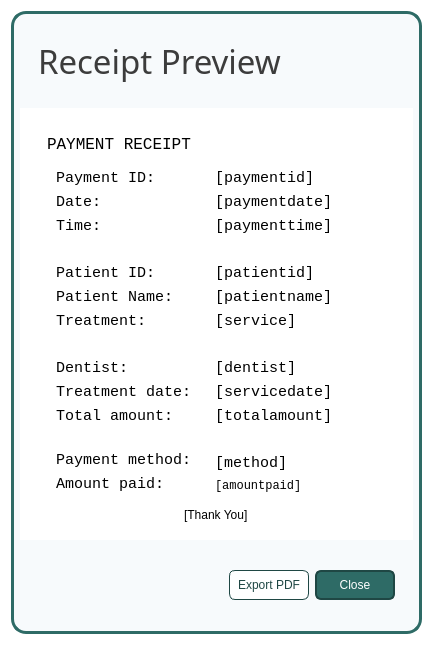
<?xml version="1.0" encoding="UTF-8"?>
<ui version="4.0">
 <class>popup_receipt</class>
 <widget class="QDialog" name="popup_receipt">
  <property name="windowModality">
   <enum>Qt::WindowModality::ApplicationModal</enum>
  </property>
  <property name="geometry">
   <rect>
    <x>0</x>
    <y>0</y>
    <width>393</width>
    <height>645</height>
   </rect>
  </property>
  <property name="palette">
   <palette>
    <active>
     <colorrole role="WindowText">
      <brush brushstyle="SolidPattern">
       <color alpha="255">
        <red>0</red>
        <green>0</green>
        <blue>0</blue>
       </color>
      </brush>
     </colorrole>
     <colorrole role="Button">
      <brush brushstyle="SolidPattern">
       <color alpha="255">
        <red>255</red>
        <green>255</green>
        <blue>255</blue>
       </color>
      </brush>
     </colorrole>
     <colorrole role="Light">
      <brush brushstyle="SolidPattern">
       <color alpha="255">
        <red>255</red>
        <green>255</green>
        <blue>255</blue>
       </color>
      </brush>
     </colorrole>
     <colorrole role="Midlight">
      <brush brushstyle="SolidPattern">
       <color alpha="255">
        <red>255</red>
        <green>255</green>
        <blue>255</blue>
       </color>
      </brush>
     </colorrole>
     <colorrole role="Dark">
      <brush brushstyle="SolidPattern">
       <color alpha="255">
        <red>127</red>
        <green>127</green>
        <blue>127</blue>
       </color>
      </brush>
     </colorrole>
     <colorrole role="Mid">
      <brush brushstyle="SolidPattern">
       <color alpha="255">
        <red>170</red>
        <green>170</green>
        <blue>170</blue>
       </color>
      </brush>
     </colorrole>
     <colorrole role="Text">
      <brush brushstyle="SolidPattern">
       <color alpha="255">
        <red>0</red>
        <green>0</green>
        <blue>0</blue>
       </color>
      </brush>
     </colorrole>
     <colorrole role="BrightText">
      <brush brushstyle="SolidPattern">
       <color alpha="255">
        <red>255</red>
        <green>255</green>
        <blue>255</blue>
       </color>
      </brush>
     </colorrole>
     <colorrole role="ButtonText">
      <brush brushstyle="SolidPattern">
       <color alpha="255">
        <red>0</red>
        <green>0</green>
        <blue>0</blue>
       </color>
      </brush>
     </colorrole>
     <colorrole role="Base">
      <brush brushstyle="SolidPattern">
       <color alpha="255">
        <red>255</red>
        <green>255</green>
        <blue>255</blue>
       </color>
      </brush>
     </colorrole>
     <colorrole role="Window">
      <brush brushstyle="SolidPattern">
       <color alpha="255">
        <red>255</red>
        <green>255</green>
        <blue>255</blue>
       </color>
      </brush>
     </colorrole>
     <colorrole role="Shadow">
      <brush brushstyle="SolidPattern">
       <color alpha="255">
        <red>0</red>
        <green>0</green>
        <blue>0</blue>
       </color>
      </brush>
     </colorrole>
     <colorrole role="AlternateBase">
      <brush brushstyle="SolidPattern">
       <color alpha="255">
        <red>255</red>
        <green>255</green>
        <blue>255</blue>
       </color>
      </brush>
     </colorrole>
     <colorrole role="ToolTipBase">
      <brush brushstyle="SolidPattern">
       <color alpha="255">
        <red>255</red>
        <green>255</green>
        <blue>220</blue>
       </color>
      </brush>
     </colorrole>
     <colorrole role="ToolTipText">
      <brush brushstyle="SolidPattern">
       <color alpha="255">
        <red>0</red>
        <green>0</green>
        <blue>0</blue>
       </color>
      </brush>
     </colorrole>
     <colorrole role="PlaceholderText">
      <brush brushstyle="SolidPattern">
       <color alpha="128">
        <red>0</red>
        <green>0</green>
        <blue>0</blue>
       </color>
      </brush>
     </colorrole>
     <colorrole role="Accent">
      <brush brushstyle="SolidPattern">
       <color alpha="255">
        <red>255</red>
        <green>255</green>
        <blue>255</blue>
       </color>
      </brush>
     </colorrole>
    </active>
    <inactive>
     <colorrole role="WindowText">
      <brush brushstyle="SolidPattern">
       <color alpha="255">
        <red>0</red>
        <green>0</green>
        <blue>0</blue>
       </color>
      </brush>
     </colorrole>
     <colorrole role="Button">
      <brush brushstyle="SolidPattern">
       <color alpha="255">
        <red>255</red>
        <green>255</green>
        <blue>255</blue>
       </color>
      </brush>
     </colorrole>
     <colorrole role="Light">
      <brush brushstyle="SolidPattern">
       <color alpha="255">
        <red>255</red>
        <green>255</green>
        <blue>255</blue>
       </color>
      </brush>
     </colorrole>
     <colorrole role="Midlight">
      <brush brushstyle="SolidPattern">
       <color alpha="255">
        <red>255</red>
        <green>255</green>
        <blue>255</blue>
       </color>
      </brush>
     </colorrole>
     <colorrole role="Dark">
      <brush brushstyle="SolidPattern">
       <color alpha="255">
        <red>127</red>
        <green>127</green>
        <blue>127</blue>
       </color>
      </brush>
     </colorrole>
     <colorrole role="Mid">
      <brush brushstyle="SolidPattern">
       <color alpha="255">
        <red>170</red>
        <green>170</green>
        <blue>170</blue>
       </color>
      </brush>
     </colorrole>
     <colorrole role="Text">
      <brush brushstyle="SolidPattern">
       <color alpha="255">
        <red>0</red>
        <green>0</green>
        <blue>0</blue>
       </color>
      </brush>
     </colorrole>
     <colorrole role="BrightText">
      <brush brushstyle="SolidPattern">
       <color alpha="255">
        <red>255</red>
        <green>255</green>
        <blue>255</blue>
       </color>
      </brush>
     </colorrole>
     <colorrole role="ButtonText">
      <brush brushstyle="SolidPattern">
       <color alpha="255">
        <red>0</red>
        <green>0</green>
        <blue>0</blue>
       </color>
      </brush>
     </colorrole>
     <colorrole role="Base">
      <brush brushstyle="SolidPattern">
       <color alpha="255">
        <red>255</red>
        <green>255</green>
        <blue>255</blue>
       </color>
      </brush>
     </colorrole>
     <colorrole role="Window">
      <brush brushstyle="SolidPattern">
       <color alpha="255">
        <red>255</red>
        <green>255</green>
        <blue>255</blue>
       </color>
      </brush>
     </colorrole>
     <colorrole role="Shadow">
      <brush brushstyle="SolidPattern">
       <color alpha="255">
        <red>0</red>
        <green>0</green>
        <blue>0</blue>
       </color>
      </brush>
     </colorrole>
     <colorrole role="AlternateBase">
      <brush brushstyle="SolidPattern">
       <color alpha="255">
        <red>255</red>
        <green>255</green>
        <blue>255</blue>
       </color>
      </brush>
     </colorrole>
     <colorrole role="ToolTipBase">
      <brush brushstyle="SolidPattern">
       <color alpha="255">
        <red>255</red>
        <green>255</green>
        <blue>220</blue>
       </color>
      </brush>
     </colorrole>
     <colorrole role="ToolTipText">
      <brush brushstyle="SolidPattern">
       <color alpha="255">
        <red>0</red>
        <green>0</green>
        <blue>0</blue>
       </color>
      </brush>
     </colorrole>
     <colorrole role="PlaceholderText">
      <brush brushstyle="SolidPattern">
       <color alpha="128">
        <red>0</red>
        <green>0</green>
        <blue>0</blue>
       </color>
      </brush>
     </colorrole>
     <colorrole role="Accent">
      <brush brushstyle="SolidPattern">
       <color alpha="255">
        <red>255</red>
        <green>255</green>
        <blue>255</blue>
       </color>
      </brush>
     </colorrole>
    </inactive>
    <disabled>
     <colorrole role="WindowText">
      <brush brushstyle="SolidPattern">
       <color alpha="255">
        <red>0</red>
        <green>0</green>
        <blue>0</blue>
       </color>
      </brush>
     </colorrole>
     <colorrole role="Button">
      <brush brushstyle="SolidPattern">
       <color alpha="255">
        <red>255</red>
        <green>255</green>
        <blue>255</blue>
       </color>
      </brush>
     </colorrole>
     <colorrole role="Light">
      <brush brushstyle="SolidPattern">
       <color alpha="255">
        <red>255</red>
        <green>255</green>
        <blue>255</blue>
       </color>
      </brush>
     </colorrole>
     <colorrole role="Midlight">
      <brush brushstyle="SolidPattern">
       <color alpha="255">
        <red>255</red>
        <green>255</green>
        <blue>255</blue>
       </color>
      </brush>
     </colorrole>
     <colorrole role="Dark">
      <brush brushstyle="SolidPattern">
       <color alpha="255">
        <red>127</red>
        <green>127</green>
        <blue>127</blue>
       </color>
      </brush>
     </colorrole>
     <colorrole role="Mid">
      <brush brushstyle="SolidPattern">
       <color alpha="255">
        <red>170</red>
        <green>170</green>
        <blue>170</blue>
       </color>
      </brush>
     </colorrole>
     <colorrole role="Text">
      <brush brushstyle="SolidPattern">
       <color alpha="255">
        <red>0</red>
        <green>0</green>
        <blue>0</blue>
       </color>
      </brush>
     </colorrole>
     <colorrole role="BrightText">
      <brush brushstyle="SolidPattern">
       <color alpha="255">
        <red>255</red>
        <green>255</green>
        <blue>255</blue>
       </color>
      </brush>
     </colorrole>
     <colorrole role="ButtonText">
      <brush brushstyle="SolidPattern">
       <color alpha="255">
        <red>0</red>
        <green>0</green>
        <blue>0</blue>
       </color>
      </brush>
     </colorrole>
     <colorrole role="Base">
      <brush brushstyle="SolidPattern">
       <color alpha="255">
        <red>255</red>
        <green>255</green>
        <blue>255</blue>
       </color>
      </brush>
     </colorrole>
     <colorrole role="Window">
      <brush brushstyle="SolidPattern">
       <color alpha="255">
        <red>255</red>
        <green>255</green>
        <blue>255</blue>
       </color>
      </brush>
     </colorrole>
     <colorrole role="Shadow">
      <brush brushstyle="SolidPattern">
       <color alpha="255">
        <red>0</red>
        <green>0</green>
        <blue>0</blue>
       </color>
      </brush>
     </colorrole>
     <colorrole role="AlternateBase">
      <brush brushstyle="SolidPattern">
       <color alpha="255">
        <red>255</red>
        <green>255</green>
        <blue>255</blue>
       </color>
      </brush>
     </colorrole>
     <colorrole role="ToolTipBase">
      <brush brushstyle="SolidPattern">
       <color alpha="255">
        <red>255</red>
        <green>255</green>
        <blue>220</blue>
       </color>
      </brush>
     </colorrole>
     <colorrole role="ToolTipText">
      <brush brushstyle="SolidPattern">
       <color alpha="255">
        <red>0</red>
        <green>0</green>
        <blue>0</blue>
       </color>
      </brush>
     </colorrole>
     <colorrole role="PlaceholderText">
      <brush brushstyle="SolidPattern">
       <color alpha="128">
        <red>0</red>
        <green>0</green>
        <blue>0</blue>
       </color>
      </brush>
     </colorrole>
     <colorrole role="Accent">
      <brush brushstyle="SolidPattern">
       <color alpha="255">
        <red>255</red>
        <green>255</green>
        <blue>255</blue>
       </color>
      </brush>
     </colorrole>
    </disabled>
   </palette>
  </property>
  <property name="windowTitle">
   <string>Dialog</string>
  </property>
  <property name="styleSheet">
   <string notr="true">color: black;</string>
  </property>
  <property name="modal">
   <bool>true</bool>
  </property>
  <layout class="QVBoxLayout" name="verticalLayout">
   <item>
    <widget class="QWidget" name="main_container" native="true">
     <property name="styleSheet">
      <string notr="true">#main_container {
	border: 3px solid #2E6B66;
	background: #F7FAFC;
	border-radius: 15px;
}</string>
     </property>
     <layout class="QVBoxLayout" name="verticalLayout_2">
      <item>
       <widget class="QWidget" name="header_container" native="true">
        <layout class="QHBoxLayout" name="horizontalLayout">
         <item>
          <widget class="QWidget" name="widget_4" native="true">
           <layout class="QVBoxLayout" name="verticalLayout_3">
            <item>
             <widget class="QLabel" name="header_label">
              <property name="font">
               <font>
                <family>Slate</family>
                <pointsize>25</pointsize>
               </font>
              </property>
              <property name="styleSheet">
               <string notr="true">	color: rgb(60, 60, 60);
</string>
              </property>
              <property name="text">
               <string>Receipt Preview</string>
              </property>
             </widget>
            </item>
           </layout>
          </widget>
         </item>
        </layout>
       </widget>
      </item>
      <item>
       <widget class="QWidget" name="container" native="true">
        <property name="styleSheet">
         <string notr="true">background: white;</string>
        </property>
        <layout class="QHBoxLayout" name="horizontalLayout_4">
         <item>
          <widget class="QWidget" name="receipt_container" native="true">
           <property name="font">
            <font>
             <pointsize>10</pointsize>
            </font>
           </property>
           <property name="styleSheet">
            <string notr="true">background: white;</string>
           </property>
           <layout class="QVBoxLayout" name="verticalLayout_4">
            <item>
             <widget class="QWidget" name="widget_2" native="true">
              <layout class="QVBoxLayout" name="verticalLayout_5">
               <property name="bottomMargin">
                <number>0</number>
               </property>
               <item>
                <widget class="QLabel" name="label">
                 <property name="font">
                  <font>
                   <family>Monospace</family>
                   <pointsize>12</pointsize>
                  </font>
                 </property>
                 <property name="text">
                  <string>PAYMENT RECEIPT</string>
                 </property>
                </widget>
               </item>
              </layout>
             </widget>
            </item>
            <item>
             <widget class="QWidget" name="widget_3" native="true">
              <layout class="QHBoxLayout" name="horizontalLayout_5">
               <property name="topMargin">
                <number>0</number>
               </property>
               <property name="bottomMargin">
                <number>0</number>
               </property>
               <item>
                <widget class="QWidget" name="widget_5" native="true">
                 <layout class="QVBoxLayout" name="verticalLayout_6">
                  <item>
                   <widget class="QLabel" name="label_2">
                    <property name="font">
                     <font>
                      <family>Monospace</family>
                      <pointsize>11</pointsize>
                     </font>
                    </property>
                    <property name="text">
                     <string>Payment ID:</string>
                    </property>
                   </widget>
                  </item>
                  <item>
                   <widget class="QLabel" name="label_4">
                    <property name="font">
                     <font>
                      <family>Monospace</family>
                      <pointsize>11</pointsize>
                     </font>
                    </property>
                    <property name="text">
                     <string>Date:</string>
                    </property>
                   </widget>
                  </item>
                  <item>
                   <widget class="QLabel" name="label_5">
                    <property name="font">
                     <font>
                      <family>Monospace</family>
                      <pointsize>11</pointsize>
                     </font>
                    </property>
                    <property name="text">
                     <string>Time:</string>
                    </property>
                   </widget>
                  </item>
                  <item>
                   <widget class="QLabel" name="label_17">
                    <property name="font">
                     <font>
                      <pointsize>11</pointsize>
                     </font>
                    </property>
                    <property name="text">
                     <string/>
                    </property>
                   </widget>
                  </item>
                  <item>
                   <widget class="QLabel" name="label_6">
                    <property name="font">
                     <font>
                      <family>Monospace</family>
                      <pointsize>11</pointsize>
                     </font>
                    </property>
                    <property name="text">
                     <string>Patient ID:</string>
                    </property>
                   </widget>
                  </item>
                  <item>
                   <widget class="QLabel" name="label_10">
                    <property name="font">
                     <font>
                      <family>Monospace</family>
                      <pointsize>11</pointsize>
                     </font>
                    </property>
                    <property name="text">
                     <string>Patient Name:</string>
                    </property>
                   </widget>
                  </item>
                  <item>
                   <widget class="QLabel" name="label_15">
                    <property name="font">
                     <font>
                      <family>Monospace</family>
                      <pointsize>11</pointsize>
                     </font>
                    </property>
                    <property name="text">
                     <string>Treatment:</string>
                    </property>
                   </widget>
                  </item>
                  <item>
                   <widget class="QLabel" name="label_18">
                    <property name="font">
                     <font>
                      <pointsize>11</pointsize>
                     </font>
                    </property>
                    <property name="text">
                     <string/>
                    </property>
                   </widget>
                  </item>
                  <item>
                   <widget class="QLabel" name="label_13">
                    <property name="font">
                     <font>
                      <family>Monospace</family>
                      <pointsize>11</pointsize>
                     </font>
                    </property>
                    <property name="text">
                     <string>Dentist:</string>
                    </property>
                   </widget>
                  </item>
                  <item>
                   <widget class="QLabel" name="label_14">
                    <property name="font">
                     <font>
                      <family>Monospace</family>
                      <pointsize>11</pointsize>
                     </font>
                    </property>
                    <property name="text">
                     <string>Treatment date:</string>
                    </property>
                   </widget>
                  </item>
                  <item>
                   <widget class="QLabel" name="label_12">
                    <property name="font">
                     <font>
                      <family>Monospace</family>
                      <pointsize>11</pointsize>
                     </font>
                    </property>
                    <property name="text">
                     <string>Total amount:</string>
                    </property>
                   </widget>
                  </item>
                  <item>
                   <widget class="QLabel" name="label_19">
                    <property name="text">
                     <string/>
                    </property>
                   </widget>
                  </item>
                  <item>
                   <widget class="QLabel" name="label_16">
                    <property name="font">
                     <font>
                      <family>Monospace</family>
                      <pointsize>11</pointsize>
                     </font>
                    </property>
                    <property name="text">
                     <string>Payment method:</string>
                    </property>
                   </widget>
                  </item>
                  <item>
                   <widget class="QLabel" name="label_11">
                    <property name="font">
                     <font>
                      <family>Monospace</family>
                      <pointsize>11</pointsize>
                     </font>
                    </property>
                    <property name="text">
                     <string>Amount paid:</string>
                    </property>
                   </widget>
                  </item>
                 </layout>
                </widget>
               </item>
               <item>
                <widget class="QWidget" name="widget_6" native="true">
                 <property name="minimumSize">
                  <size>
                   <width>180</width>
                   <height>0</height>
                  </size>
                 </property>
                 <layout class="QVBoxLayout" name="verticalLayout_7">
                  <item>
                   <widget class="QLabel" name="paymentid_label">
                    <property name="font">
                     <font>
                      <family>Monospace</family>
                      <pointsize>11</pointsize>
                     </font>
                    </property>
                    <property name="text">
                     <string>[paymentid]</string>
                    </property>
                   </widget>
                  </item>
                  <item>
                   <widget class="QLabel" name="paymentdate_label">
                    <property name="font">
                     <font>
                      <family>Monospace</family>
                      <pointsize>11</pointsize>
                     </font>
                    </property>
                    <property name="text">
                     <string>[paymentdate]</string>
                    </property>
                   </widget>
                  </item>
                  <item>
                   <widget class="QLabel" name="paymenttime_label">
                    <property name="font">
                     <font>
                      <family>Monospace</family>
                      <pointsize>11</pointsize>
                     </font>
                    </property>
                    <property name="text">
                     <string>[paymenttime]</string>
                    </property>
                   </widget>
                  </item>
                  <item>
                   <widget class="QLabel" name="label_29">
                    <property name="font">
                     <font>
                      <pointsize>11</pointsize>
                     </font>
                    </property>
                    <property name="text">
                     <string/>
                    </property>
                   </widget>
                  </item>
                  <item>
                   <widget class="QLabel" name="patientid_label">
                    <property name="font">
                     <font>
                      <family>Monospace</family>
                      <pointsize>11</pointsize>
                     </font>
                    </property>
                    <property name="text">
                     <string>[patientid]</string>
                    </property>
                   </widget>
                  </item>
                  <item>
                   <widget class="QLabel" name="patientname_label">
                    <property name="font">
                     <font>
                      <family>Monospace</family>
                      <pointsize>11</pointsize>
                     </font>
                    </property>
                    <property name="text">
                     <string>[patientname]</string>
                    </property>
                   </widget>
                  </item>
                  <item>
                   <widget class="QLabel" name="service_label">
                    <property name="font">
                     <font>
                      <family>Monospace</family>
                      <pointsize>11</pointsize>
                     </font>
                    </property>
                    <property name="text">
                     <string>[service]</string>
                    </property>
                   </widget>
                  </item>
                  <item>
                   <widget class="QLabel" name="label_24">
                    <property name="font">
                     <font>
                      <pointsize>11</pointsize>
                     </font>
                    </property>
                    <property name="text">
                     <string/>
                    </property>
                   </widget>
                  </item>
                  <item>
                   <widget class="QLabel" name="dentist_label">
                    <property name="font">
                     <font>
                      <family>Monospace</family>
                      <pointsize>11</pointsize>
                     </font>
                    </property>
                    <property name="text">
                     <string>[dentist]</string>
                    </property>
                   </widget>
                  </item>
                  <item>
                   <widget class="QLabel" name="servicedate_label">
                    <property name="font">
                     <font>
                      <family>Monospace</family>
                      <pointsize>11</pointsize>
                     </font>
                    </property>
                    <property name="text">
                     <string>[servicedate]</string>
                    </property>
                   </widget>
                  </item>
                  <item>
                   <widget class="QLabel" name="totalamount_label">
                    <property name="font">
                     <font>
                      <family>Monospace</family>
                      <pointsize>11</pointsize>
                     </font>
                    </property>
                    <property name="text">
                     <string>[totalamount]</string>
                    </property>
                   </widget>
                  </item>
                  <item>
                   <widget class="QLabel" name="label_8">
                    <property name="font">
                     <font>
                      <pointsize>11</pointsize>
                     </font>
                    </property>
                    <property name="text">
                     <string/>
                    </property>
                   </widget>
                  </item>
                  <item>
                   <widget class="QLabel" name="method_label">
                    <property name="font">
                     <font>
                      <family>Monospace</family>
                      <pointsize>11</pointsize>
                     </font>
                    </property>
                    <property name="text">
                     <string>[method]</string>
                    </property>
                   </widget>
                  </item>
                  <item>
                   <widget class="QLabel" name="amountpaid_label">
                    <property name="font">
                     <font>
                      <family>Monospace</family>
                     </font>
                    </property>
                    <property name="text">
                     <string>[amountpaid]</string>
                    </property>
                   </widget>
                  </item>
                 </layout>
                </widget>
               </item>
              </layout>
             </widget>
            </item>
            <item alignment="Qt::AlignmentFlag::AlignHCenter">
             <widget class="QLabel" name="label_3">
              <property name="styleSheet">
               <string notr="true">color: black;</string>
              </property>
              <property name="text">
               <string>[Thank You]</string>
              </property>
             </widget>
            </item>
           </layout>
          </widget>
         </item>
        </layout>
       </widget>
      </item>
      <item>
       <widget class="QWidget" name="button_container" native="true">
        <layout class="QHBoxLayout" name="horizontalLayout_2">
         <item>
          <spacer name="horizontalSpacer">
           <property name="orientation">
            <enum>Qt::Orientation::Horizontal</enum>
           </property>
           <property name="sizeHint" stdset="0">
            <size>
             <width>40</width>
             <height>20</height>
            </size>
           </property>
          </spacer>
         </item>
         <item>
          <widget class="QWidget" name="widget" native="true">
           <layout class="QHBoxLayout" name="horizontalLayout_3">
            <item>
             <widget class="QPushButton" name="export_button">
              <property name="minimumSize">
               <size>
                <width>80</width>
                <height>30</height>
               </size>
              </property>
              <property name="cursor">
               <cursorShape>PointingHandCursor</cursorShape>
              </property>
              <property name="styleSheet">
               <string notr="true">#export_button {
	background: white;
	border-radius: 6px;
	border: 1px solid #1F4744;
	color: #1F4744;

}

#export_button:hover {
	background: #DBF0EE;	
}

#export_button:pressed {
	background: #B8E0DD;
}</string>
              </property>
              <property name="text">
               <string>Export PDF</string>
              </property>
             </widget>
            </item>
            <item>
             <widget class="QPushButton" name="close_button">
              <property name="minimumSize">
               <size>
                <width>80</width>
                <height>30</height>
               </size>
              </property>
              <property name="cursor">
               <cursorShape>PointingHandCursor</cursorShape>
              </property>
              <property name="styleSheet">
               <string notr="true">#close_button {
	border-radius: 6px;
	color: white;
	border: 2px solid #1F4744;
	padding: 5px;
	background: #2E6B66;
}

#close_button:hover {
	border-radius: 6px;
	color: white;
	border: 2px solid #1F4744;
	padding: 5px;
	background: #265955;

}
#close_button:pressed {
	background: #1F4744;
	color: white;
	border: 2px solid #1F4744;
}</string>
              </property>
              <property name="text">
               <string>Close</string>
              </property>
             </widget>
            </item>
           </layout>
          </widget>
         </item>
        </layout>
       </widget>
      </item>
     </layout>
    </widget>
   </item>
  </layout>
 </widget>
 <resources/>
 <connections/>
</ui>
